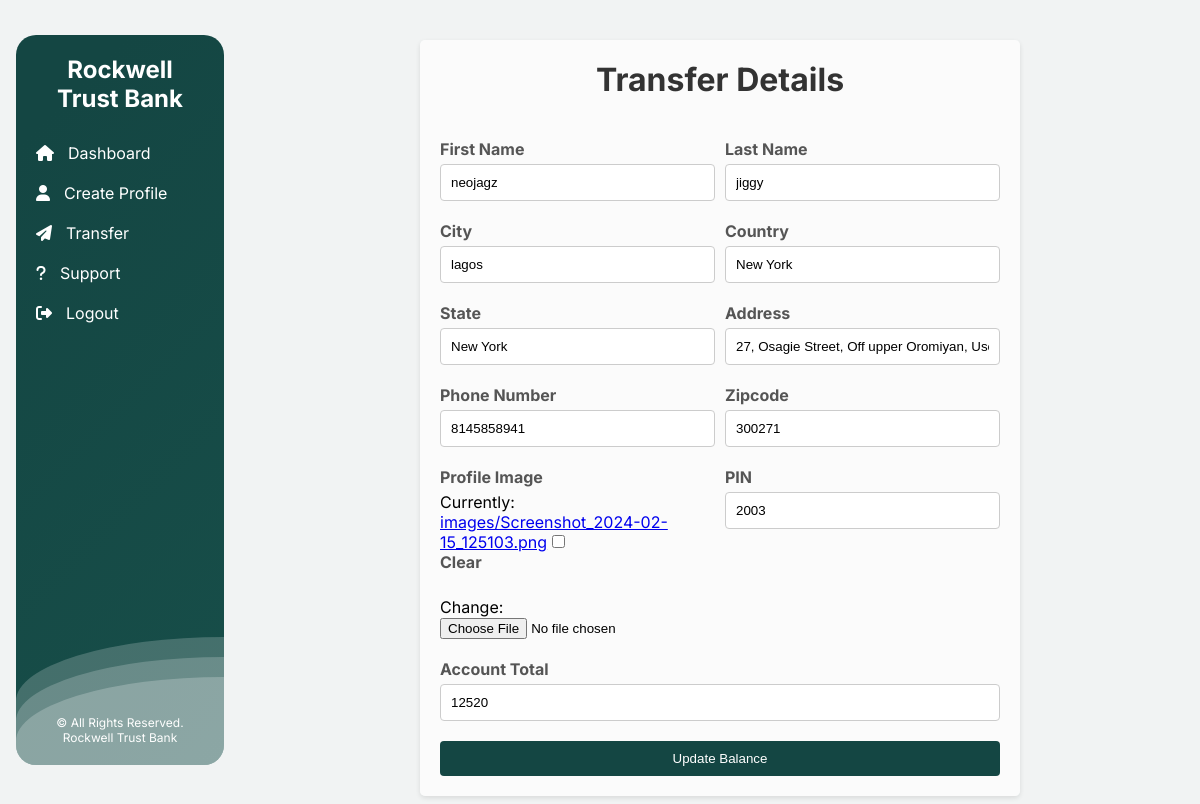
Before: /update-profile/ (signed in) with the older database file.
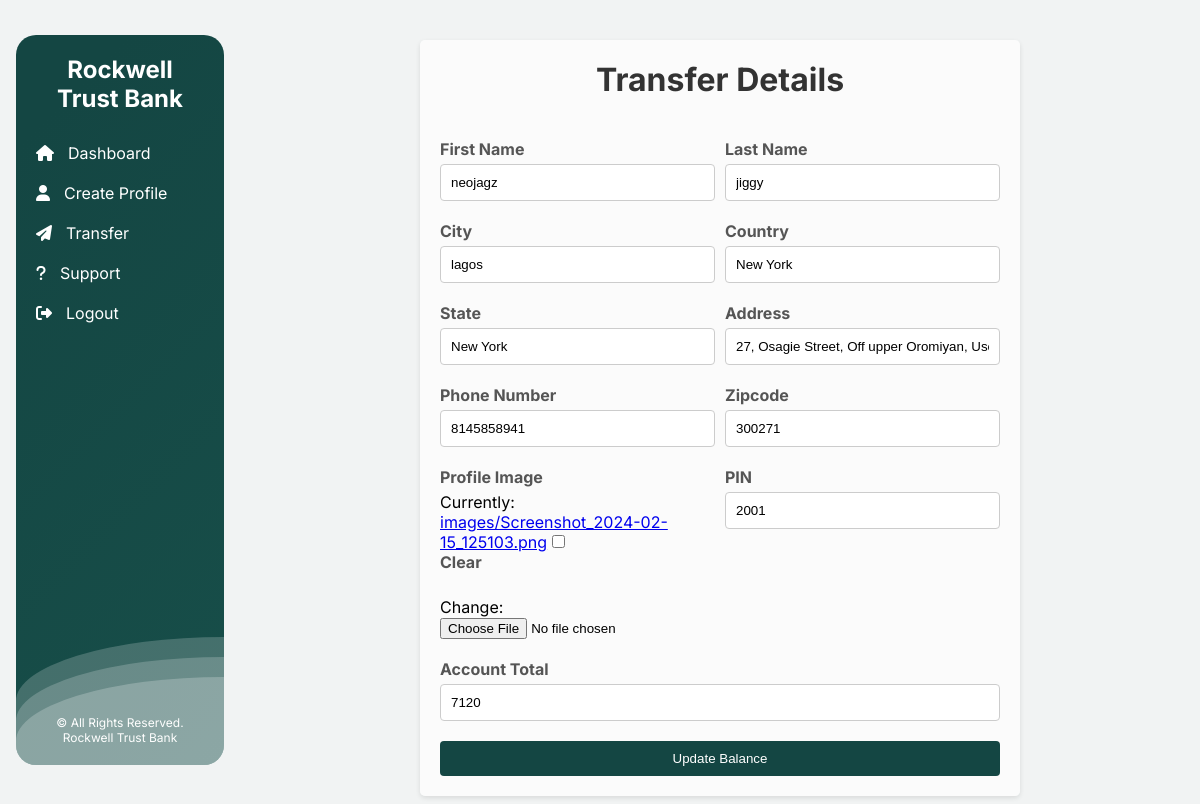
After: the same page with the newer database file.
### rockwellbank/models.py (models this page shows, shortened)
class Portfolio(models.Model):
    username= models.OneToOneField(User, on_delete=models.CASCADE, blank=True, null=True)
    first_name = models.CharField(max_length=500, blank= True, null = True)
    last_name = models.CharField(max_length=200, blank= True, null = True)
    expiry_date = models.CharField(max_length=200, blank= True, null = True)
    city = models.CharField(max_length=200, blank= True, null = True)
    Country = models.CharField(max_length=200, blank= True, null = True)
    state = models.CharField(max_length=200, blank= True, null = True)
    address = models.CharField(max_length=200, blank= True, null = True)
    phone_number = models.IntegerField( blank= True, null = True)
    zipcode = models.IntegerField( blank= True, null = True)
    profile_image = models.ImageField(blank=True, null=True, upload_to="images/")
    account_total = models.IntegerField(blank= True, null = True)
    pin = models.IntegerField(null= True, blank= True)

### rockwellbank/views.py (the view)
# urls.py: path('update-profile/', views.updatebalance, name = 'updatebalance'),
def updatebalance(request):
    log_user = request.user.id
    portfolio_instance, created = Portfolio.objects.get_or_create(username=log_user)
    if request.method == 'POST':
        update_pin_form = PortfolioUpdateForm(request.POST, instance=portfolio_instance)
        if update_pin_form.is_valid():
            update_pin_form.save()
            messages.success(request, 'Profile updated successfully.')
            return redirect('portfolio')
    else:
        update_pin_form = PortfolioUpdateForm(instance=portfolio_instance)
    return render(request, 'updatebalance.html', {'update_pin_form': update_pin_form})

### rockwellbank/forms.py
class PortfolioUpdateForm(forms.ModelForm):
    class Meta:
        model = Portfolio
        fields = ['first_name', 'last_name', 'city', 'Country', 'state', 'address', 'phone_number', 'zipcode', 'profile_image', 'pin', 'account_total']

### rockwellbank/templates/updatebalance.html (shortened to what this page needs)
{% load static %}
<!DOCTYPE html>
<html lang="en">
  <head>
    <link rel="stylesheet" href="{%static 'styles/dashboard.css' %}" />
  <link rel="stylesheet" href="{%static 'styles/transfer-form.css' %}">
    <link
    rel="stylesheet"
    href="https://cdnjs.cloudflare.com/ajax/libs/font-awesome/6.5.1/css/all.min.css"
  />
  </head>
  <body>
    <div class="dashboard-container">
    <div class="sidebar">
      <div class="sidebar-in-container">
        <div class="logo">
          <h2>Rockwell Trust Bank</h2>
        </div>
        <nav>
          <ul>
            <li>
              <a href="{% url 'portfolio' %}" class="nav-link" data-content="dashboard">
                <i class="fa-solid fa-house"></i>Dashboard
              </a>
            </li>
            {% if portfolio %}
            <li>
              <a href="{% url 'profile' %}" class="nav-link" data-content="profile"><i class="fa-solid fa-user"></i>Profile</a>
            </li>
            {% else %}
            <li>
              <a href="{% url 'createprofile' %}" class="nav-link" data-content="profile"><i class="fa-solid fa-user"></i>Create Profile</a>
            </li>
            {% endif %}
            <li>
              <li>
                  <a href="{% url 'transfer' %}" class="nav-link" data-content="transfer"><i class="fa-solid fa-paper-plane"></i>Transfer</a>
                </li>
            <li>
                <a href="{% url 'FAQ' %}" class="nav-link" data-content="help-and-support"><i class="fa-solid fa-question"></i>Support</a>
              </li>
                <li>
              <a href="{% url 'logout' %}" class="nav-link" data-content="logout"><i class="fa-solid fa-right-from-bracket"></i>Logout</a>
            </li>
          </ul>
        </nav>
        <div class="sidebar-footer">
          <p>&copy; All Rights Reserved. Rockwell Trust Bank</p>
        </div>
        <div>
          <div class="wave-1"></div>
          <div class="wave-1"></div>
          <div class="wave-1"></div>
        </div>
      </div>
    </div>
    <div class="content">
      <main>
        <div id="profile" class="content-section show">
            <div class="container">
                <h1>Transfer Details</h1>
                <div id="message-container" style="padding: 10px; ">
                </div>
                <form id="updateBalanceForm" action="{% url 'updatebalance' %}" method="POST" enctype="multipart/form-data" class="contact-form">
                    <div class="form-row">
                        <div class="form-group">
                            <label for="{{ update_pin_form.first_name.id_for_label }}">First Name</label>
                            {{ update_pin_form.first_name }}
                        </div>
                        <div class="form-group">
                            <label for="{{ update_pin_form.last_name.id_for_label }}">Last Name</label>
                            {{ update_pin_form.last_name }}
                        </div>
                    </div>
                    <div class="form-row">
                        <div class="form-group">
                            <label for="{{ update_pin_form.city.id_for_label }}">City</label>
                            {{ update_pin_form.city }}
                        </div>
                        <div class="form-group">
                            <label for="{{ update_pin_form.Country.id_for_label }}">Country</label>
                            {{ update_pin_form.Country }}
                        </div>
                    </div>
                    <div class="form-row">
                        <div class="form-group">
                            <label for="{{ update_pin_form.state.id_for_label }}">State</label>
                            {{ update_pin_form.state }}
                        </div>
                        <div class="form-group">
                            <label for="{{ update_pin_form.address.id_for_label }}">Address</label>
                            {{ update_pin_form.address }}
                        </div>
                    </div>
                    <div class="form-row">
                        <div class="form-group">
                            <label for="{{ update_pin_form.phone_number.id_for_label }}">Phone Number</label>
                            {{ update_pin_form.phone_number }}
                        </div>
                        <div class="form-group">
                            <label for="{{ update_pin_form.zipcode.id_for_label }}">Zipcode</label>
                            {{ update_pin_form.zipcode }}
                        </div>
                    </div>
                    <div class="form-row">
                        <div class="form-group">
                            <label for="{{ update_pin_form.profile_image.id_for_label }}">Profile Image</label>
                            {{ update_pin_form.profile_image }}
                        </div>
                        <div class="form-group">
                            <label for="{{ update_pin_form.pin.id_for_label }}">PIN</label>
                            {{ update_pin_form.pin }}
                        </div>
                    </div>
                    <div class="form-row">
                        <div class="form-group">
                            <label for="{{ update_pin_form.account_total.id_for_label }}">Account Total</label>
                            {{ update_pin_form.account_total }}
                        </div>
                    </div>
                    <button type="submit">Update Balance</button>
                </form>
              </div>
        </div>
      </main>
    </div>
  </div>
  </body>
</html>

### static/styles/dashboard.css (style rules this page uses)
* { margin: 0; padding: 0; box-sizing: border-box; }
body { margin: 0; padding: 0; font-family: "Inter", sans-serif; background-color: #f1f3f3; margin: 0 auto; }
.dashboard-container { max-width: 1440px; margin: 0 auto; }
.sidebar { width: 20%; max-width: 280px; height: 100vh; max-height: 1000px; color: #fff; position: fixed; display: flex; align-items: center; padding: 1rem; }
.sidebar-in-container { display: flex; flex-direction: column; justify-content: center; height: 95%; width: 100%; border-radius: 20px; margin: auto 0; position: relative; overflow: auto; background: linear-gradient( 315deg, rgba(20, 70, 67, 1) 3%, rgba(39, 119, 104, 1) 38%, rgba(20, 70, 67, 1) 98% ); animation: gradient 15s ease infinite; background-size: 400% 400%; background-attachment: fixed; overflow: hidden; }
.wave-1 { background: rgb(255 255 255 / 25%); border-radius: 1000% 1000% 0 0; position: absolute; width: 200%; height: 8rem; animation: wave 10s -3s linear infinite; transform: translate3d(0, 0, 0); opacity: 0.8; bottom: 0; left: 0; z-index: 1; }
.wave-1:nth-of-type(2) { bottom: -1.25em; animation: wave 18s linear reverse infinite; opacity: 0.8; }
.wave-1:nth-of-type(3) { bottom: -2.5em; animation: wave 20s -1s reverse infinite; opacity: 0.9; }
.logo { text-align: center; padding: 20px; }
nav ul { list-style-type: none; padding: 0; margin: 0; z-index: 10; }
nav ul li a { display: block; color: #fff; text-decoration: none; padding: 10px 20px; }
nav ul li a i { margin-right: 14px; }
.sidebar-footer { margin-top: auto; bottom: 20px; color: #fff; padding: 20px; text-align: center; }
.sidebar-footer p { font-size: 12px; font-weight: 400; }
.content { margin-left: 20%; padding: 20px; }
.content-section { display: none; }
.content-section.show { display: block; }

### static/styles/transfer-form.css (style rules this page uses)
* { box-sizing: border-box; margin: 0; padding: 0; }
.container { max-width: 600px; margin: 0 auto; padding: 20px; background-color: rgba(255, 255, 255, 0.7); border-radius: 5px; box-shadow: 0 2px 5px rgba(0, 0, 0, 0.1); }
h1 { text-align: center; margin-bottom: 20px; color: #333; }
.form-row { display: flex; justify-content: space-between; margin-bottom: 20px; }
.form-group { flex: 1; margin-right: 10px; }
.form-group:last-child { margin-right: 0; }
label { display: block; margin-bottom: 5px; font-weight: bold; color: #555; }
input[type="text"], input[type="email"], input[type="tel"], input[type="password"], input[type="number"] { width: 100%; padding: 10px; border: 1px solid #ccc; border-radius: 4px; }
button[type="submit"] { display: block; width: 100%; padding: 10px; background-color: rgba(20, 70, 67, 1); color: #fff; border: none; border-radius: 4px; cursor: pointer; transition: background-color 0.3s ease; }

Changed rows visible on the page:
changed Portfolio "neojagz": pin "2003" → "2001"; account_total "12520" → "7120"
